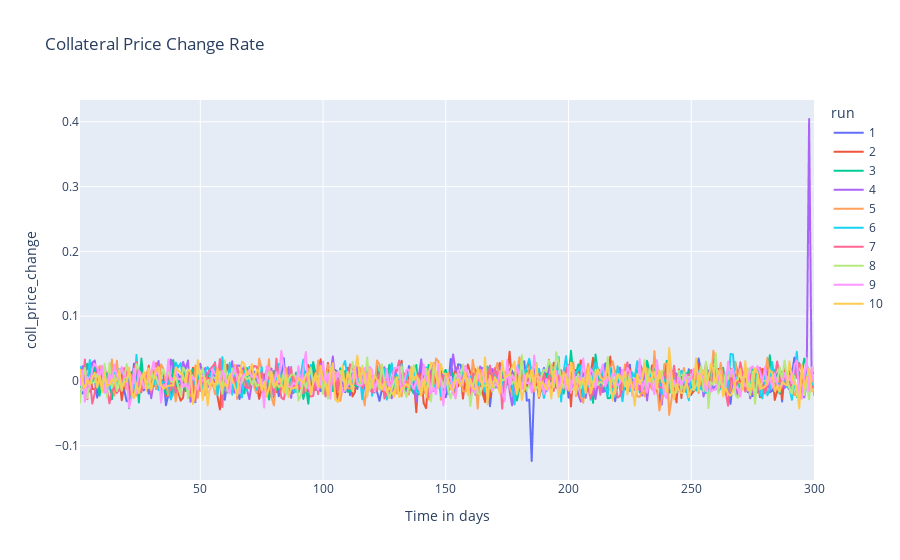

This figure's notebook cell:
### Markdown cell above
## Analysis

### Code cell
###################################################
# 9. SIMULATION ANALYSIS: COLLATERAL PRICE CHANGE #
###################################################

fig = px.line(simulation_result[simulation_result["timestep"]!= 0], 
              title=f"Collateral Price Change Rate", 
              x="timestep", 
              y='coll_price_change', 
              color="run", 
              labels={"timestep": "Time in days", "coll_price": "Price Change"})
fig.show()

### Figure 1 — Plotly figure (JSON) as saved in the notebook; plotly's stock layout.template omitted (floating-point values rounded to 4 significant figures; data arrays with more than 128 entries replaced by an {"elided": "..."} marker saying what was removed)
{"data": [{"hovertemplate": "run=1<br>Time in days=%{x}<br>coll_price_change=%{y}<extra></extra>", "legendgroup": "1", "line": {"color": "#636efa", "dash": "solid"}, "marker": {"symbol": "circle"}, "mode": "lines", "name": "1", "showlegend": true, "type": "scattergl", "x": {"elided": "300 int values"}, "xaxis": "x", "y": {"elided": "300 float values"}, "yaxis": "y"}, {"hovertemplate": "run=2<br>Time in days=%{x}<br>coll_price_change=%{y}<extra></extra>", "legendgroup": "2", "line": {"color": "#EF553B", "dash": "solid"}, "marker": {"symbol": "circle"}, "mode": "lines", "name": "2", "showlegend": true, "type": "scattergl", "x": {"elided": "300 int values"}, "xaxis": "x", "y": {"elided": "300 float values"}, "yaxis": "y"}, {"hovertemplate": "run=3<br>Time in days=%{x}<br>coll_price_change=%{y}<extra></extra>", "legendgroup": "3", "line": {"color": "#00cc96", "dash": "solid"}, "marker": {"symbol": "circle"}, "mode": "lines", "name": "3", "showlegend": true, "type": "scattergl", "x": {"elided": "300 int values"}, "xaxis": "x", "y": {"elided": "300 float values"}, "yaxis": "y"}, {"hovertemplate": "run=4<br>Time in days=%{x}<br>coll_price_change=%{y}<extra></extra>", "legendgroup": "4", "line": {"color": "#ab63fa", "dash": "solid"}, "marker": {"symbol": "circle"}, "mode": "lines", "name": "4", "showlegend": true, "type": "scattergl", "x": {"elided": "300 int values"}, "xaxis": "x", "y": {"elided": "300 float values"}, "yaxis": "y"}, {"hovertemplate": "run=5<br>Time in days=%{x}<br>coll_price_change=%{y}<extra></extra>", "legendgroup": "5", "line": {"color": "#FFA15A", "dash": "solid"}, "marker": {"symbol": "circle"}, "mode": "lines", "name": "5", "showlegend": true, "type": "scattergl", "x": {"elided": "300 int values"}, "xaxis": "x", "y": {"elided": "300 float values"}, "yaxis": "y"}, {"hovertemplate": "run=6<br>Time in days=%{x}<br>coll_price_change=%{y}<extra></extra>", "legendgroup": "6", "line": {"color": "#19d3f3", "dash": "solid"}, "marker": {"symbol": "circle"}, "mode": "lines", "name": "6", "showlegend": true, "type": "scattergl", "x": {"elided": "300 int values"}, "xaxis": "x", "y": {"elided": "300 float values"}, "yaxis": "y"}, {"hovertemplate": "run=7<br>Time in days=%{x}<br>coll_price_change=%{y}<extra></extra>", "legendgroup": "7", "line": {"color": "#FF6692", "dash": "solid"}, "marker": {"symbol": "circle"}, "mode": "lines", "name": "7", "showlegend": true, "type": "scattergl", "x": {"elided": "300 int values"}, "xaxis": "x", "y": {"elided": "300 float values"}, "yaxis": "y"}, {"hovertemplate": "run=8<br>Time in days=%{x}<br>coll_price_change=%{y}<extra></extra>", "legendgroup": "8", "line": {"color": "#B6E880", "dash": "solid"}, "marker": {"symbol": "circle"}, "mode": "lines", "name": "8", "showlegend": true, "type": "scattergl", "x": {"elided": "300 int values"}, "xaxis": "x", "y": {"elided": "300 float values"}, "yaxis": "y"}, {"hovertemplate": "run=9<br>Time in days=%{x}<br>coll_price_change=%{y}<extra></extra>", "legendgroup": "9", "line": {"color": "#FF97FF", "dash": "solid"}, "marker": {"symbol": "circle"}, "mode": "lines", "name": "9", "showlegend": true, "type": "scattergl", "x": {"elided": "300 int values"}, "xaxis": "x", "y": {"elided": "300 float values"}, "yaxis": "y"}, {"hovertemplate": "run=10<br>Time in days=%{x}<br>coll_price_change=%{y}<extra></extra>", "legendgroup": "10", "line": {"color": "#FECB52", "dash": "solid"}, "marker": {"symbol": "circle"}, "mode": "lines", "name": "10", "showlegend": true, "type": "scattergl", "x": {"elided": "300 int values"}, "xaxis": "x", "y": {"elided": "300 float values"}, "yaxis": "y"}], "layout": {"legend": {"title": {"text": "run"}, "tracegroupgap": 0}, "title": {"text": "Collateral Price Change Rate"}, "xaxis": {"anchor": "y", "domain": [0, 1], "title": {"text": "Time in days"}}, "yaxis": {"anchor": "x", "domain": [0, 1], "title": {"text": "coll_price_change"}}}}
